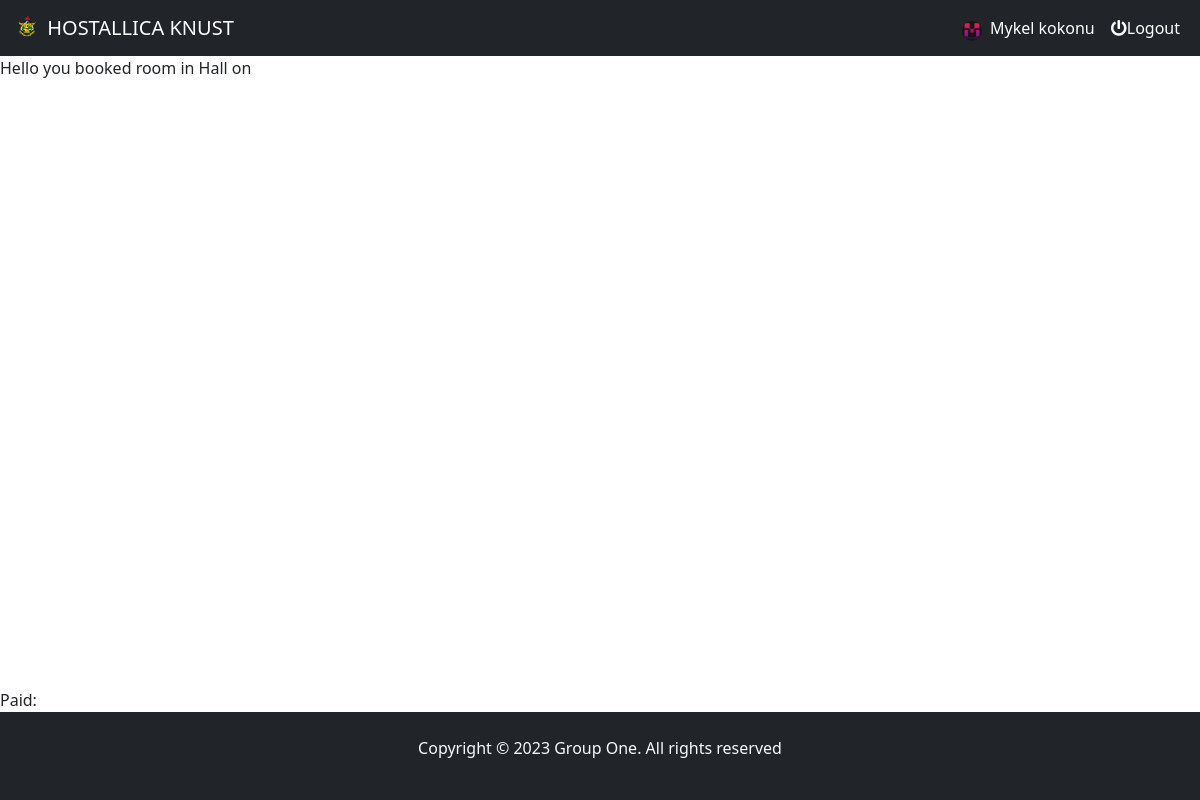
The app's page /confirmation/ (signed in) with its own data.
### backend/models.py (models this page shows, shortened)
class Student(AbstractUser):
    name = models.CharField(max_length=100)
    phone = models.CharField(max_length=100)
    program = models.CharField(max_length=100)
    picture = models.ImageField(upload_to='profile/', null=True, blank=True)
    room = models.ForeignKey('Room', on_delete=models.SET_NULL, null=True)
    password = models.CharField(max_length=100 , null=True)

### backend/views.py (the view)
# urls.py: path('confirmation/', views._confirmation, name='confirmation'),
def _confirmation(request):
    booking = Booking.objects.all()
    return render(request, 'confirmation.html')

### templates/confirmation.html (shortened to what this page needs)
{% extends 'base.html' %}
{% block content %}
<div>
    <span>Hello {{ booking.student }} you booked room {{booking.room}} in
        {{booking.hall}} Hall on {{booking.date}}</span>
</div>
<div>
    <span>Paid: {{booking.paid}}</span>
{% endblock %}

### templates/base.html (shortened to what this page needs)
{% load static %}
<!DOCTYPE html>
<html lang="en" >
    <head>
        <link href="https://cdn.jsdelivr.net/npm/bootstrap@5.3.0/dist/css/bootstrap.min.css" rel="stylesheet">
        <link rel="stylesheet" href="https://cdnjs.cloudflare.com/ajax/libs/font-awesome/5.15.3/css/all.min.css">
        <link rel="stylesheet" href="{% static 'css/styles.css' %}">
    </head>
    <body>
        {% block navbar %}
        <nav class="navbar navbar-expand-lg bg-dark sticky-top" data-bs-theme="dark">
          <div class="container-fluid">
            <a class="navbar-brand" href="{% url 'index' %}">
              <img src="{% static 'SchoolImages/MainImages/logo.png' %}" alt="Logo" width="30" height="24" class="d-inline-block align-text-top">
              HOSTALLICA KNUST</a>
            <div class="collapse navbar-collapse justify-content-end" id="navbar">
              {% if user.is_authenticated and user.username != 'admin' %}
              <div class="navbar-nav ">
              <div class="profile">
                <img src="{{user.picture.url}}" alt="Logo" class="d-inline-block user">
                <a class="nav-link active" aria-current="page" href="#">{{user.name | capfirst }}</a>
                </div>
                <a href="#" class="nav-link" data-bs-toggle="modal" data-bs-target="#logoutModal"><i class="fas fa-power-off mr-2" ></i>Logout</a>
                {% endif %}
              </div>
            </div>
          </div>
        </nav>
        {% endblock %}
        {% block content%}
        {% endblock %}
        {% block footer %}
        <footer class="bg-dark text-center text-lg-start">
            <div class="container p-4">
              <div class="row text-light text-center">
                <div class="">
                  <p>
                    Copyright &copy 2023 Group One. All rights reserved
                  </p>
                </div>
          </footer>
        {% endblock %}
      </body>
</html>

### backend/static/css/styles.css (style rules this page uses)
footer { position: relative; bottom: 0; left: 0; text-align: center; }
.user { display: inline-block; width: 20px; height: 20px; border-radius: 50%; margin-top: 5px; background-repeat: no-repeat; background-position: center center; background-size: cover; }
.profile { display: flex; align-items: center; }
body { display:grid; grid-template-rows: auto 1fr auto; min-height: 100vh; }
.nav-link { color: white; }
.navbar-nav { margin-left: auto; }

### records on screen
Student: picture (picture), name "Mykel kokonu"
